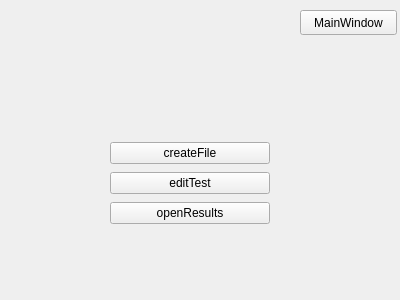
<?xml version="1.0" encoding="UTF-8"?>
<ui version="4.0">
 <class>TeacherWindow</class>
 <widget class="QWidget" name="TeacherWindow">
  <property name="geometry">
   <rect>
    <x>0</x>
    <y>0</y>
    <width>400</width>
    <height>300</height>
   </rect>
  </property>
  <property name="windowTitle">
   <string>вы учитель</string>
  </property>
  <widget class="QPushButton" name="proverka_batton">
   <property name="geometry">
    <rect>
     <x>300</x>
     <y>10</y>
     <width>97</width>
     <height>25</height>
    </rect>
   </property>
   <property name="text">
    <string>MainWindow</string>
   </property>
  </widget>
  <widget class="QWidget" name="verticalLayoutWidget">
   <property name="geometry">
    <rect>
     <x>110</x>
     <y>140</y>
     <width>160</width>
     <height>89</height>
    </rect>
   </property>
   <layout class="QVBoxLayout" name="verticalLayout">
    <item>
     <widget class="QPushButton" name="createFile">
      <property name="text">
       <string>createFile</string>
      </property>
     </widget>
    </item>
    <item>
     <widget class="QPushButton" name="editingTestButton">
      <property name="text">
       <string>editTest</string>
      </property>
     </widget>
    </item>
    <item>
     <widget class="QPushButton" name="openFile">
      <property name="text">
       <string>openResults</string>
      </property>
     </widget>
    </item>
   </layout>
  </widget>
 </widget>
 <resources/>
 <connections/>
</ui>
